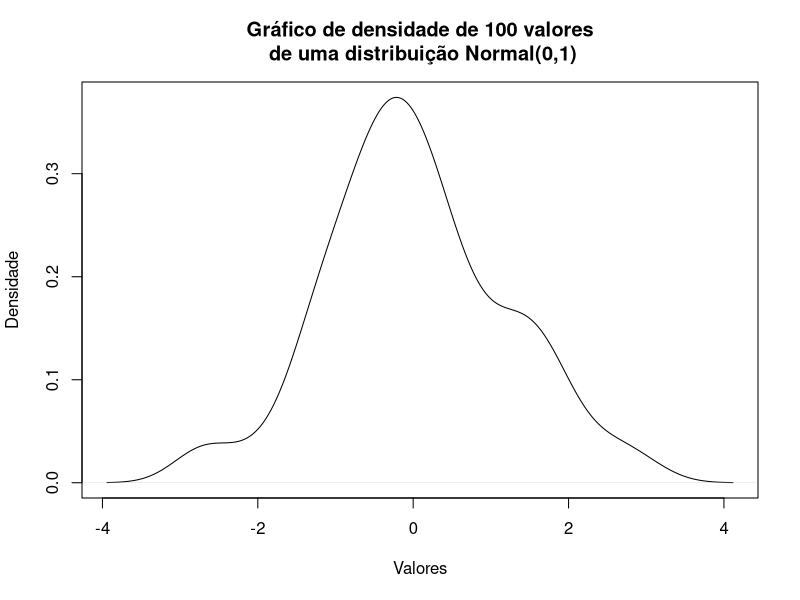
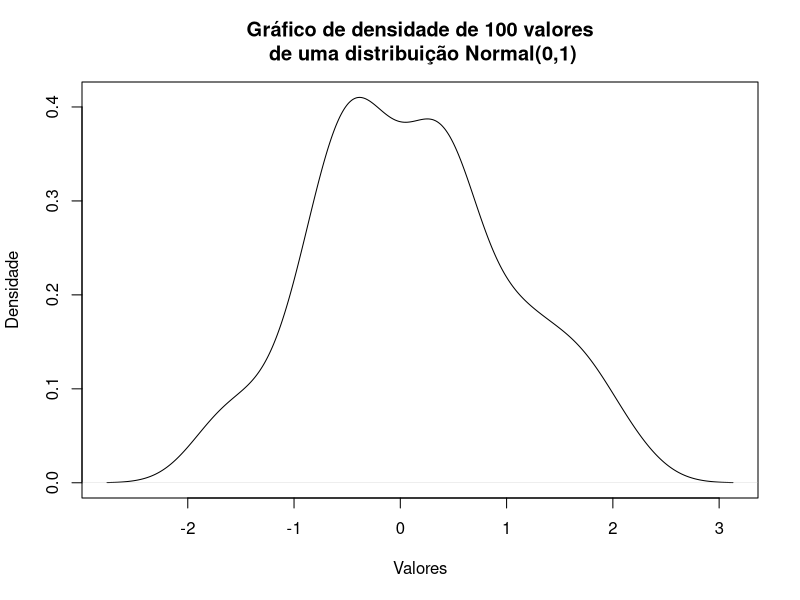

Write R code to recreate these figures, in order.
## ---- chunk 1
knitr::opts_chunk$set(echo = TRUE)
## ---- chunk 2
#```{r}

#```
## ---- chunk 3
1+1
## ---- chunk 4
1+1
## ---- chunk 5
1+1
## ---- chunk 6
#```{r}
#plot(density(rnorm(100)), 
#     xlab = 'Valores', 
#     ylab = 'Densidade',
#     main = 'Gráfico de densidade de 100 valores\n de uma distribuição #Normal(0,1)')
#```
## ---- chunk 7
plot(density(rnorm(100)), 
     xlab = 'Valores', 
     ylab = 'Densidade',
     main = 'Gráfico de densidade de 100 valores\n de uma distribuição Normal(0,1)')
## ---- chunk 8
plot(density(rnorm(100)), 
     xlab = 'Valores', 
     ylab = 'Densidade',
     main = 'Gráfico de densidade de 100 valores\n de uma distribuição Normal(0,1)')
